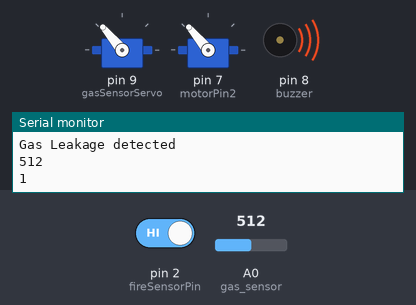
Bench run of a sketch on a simulated Arduino Uno, built with avr-gcc and run on an emulated ATmega328P. Shown: 2 × servo, buzzer (waves = sounding, pin HIGH), the last lines printed to the serial monitor. Inputs (shaded band) come from the test bench; at power-on: A0 (gas_sensor) = 512, pin 2 (fireSensorPin) HIGH.

Above: at 1.2 s.
1.3 s: A0 (gas_sensor) set to 414
2.8 s: A0 (gas_sensor) set to 392
At 3.4 s:
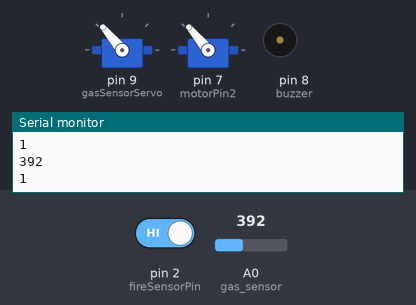
4.5 s: pin 2 (fireSensorPin) driven LOW
At 5.7 s:
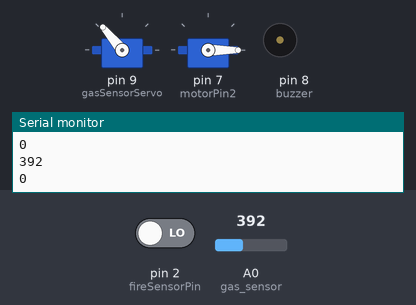
6.0 s: A0 (gas_sensor) set to 410
At 7.0 s:
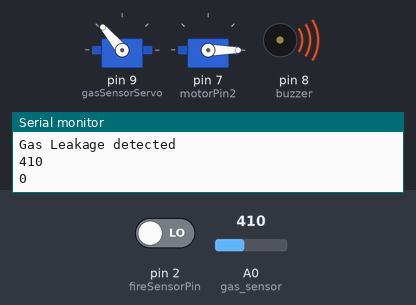
7.5 s: A0 (gas_sensor) set to 390
At 8.2 s:
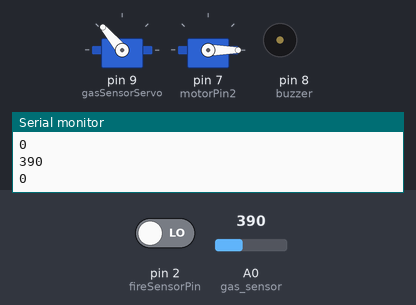
9.0 s: A0 (gas_sensor) set to 511
At 9.5 s:
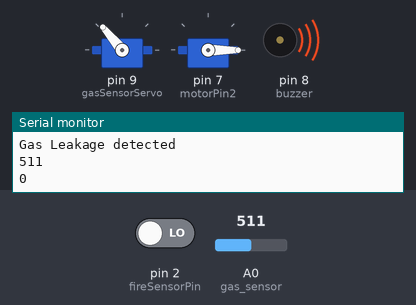
Timing chart, 0 to 11.5 s (numbered marks = the images above; inputs shaded):
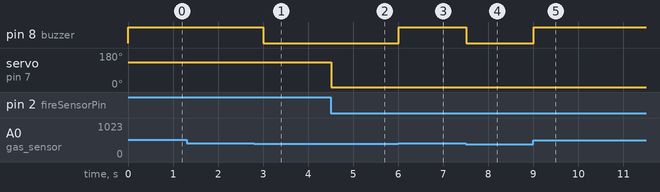

Measured:
- the behaviour switches between 401 and 400 on A0 (gas_sensor) (found by bisection; images 0 and 1)
- after the input at 2.8 s, pin 8 (buzzer): HIGH → LOW after 0.21 s
- after the input at 4.5 s, servo on pin 7 (motorPin2): 130° → 0° at once
- after the input at 6.0 s, pin 8 (buzzer): LOW → HIGH at once
- after the input at 7.5 s, pin 8 (buzzer): HIGH → LOW at once
- after the input at 9.0 s, pin 8 (buzzer): LOW → HIGH at once

The sketch:

sketch_nov24b_copy_20231124152122.ino
```cpp
#include <Servo.h>

#define gas_sensor      A0
#define buzzer          8
#define fireSensorPin   2
#define motorPin1       9
#define motorPin2       7

int sensorPin = A0;
int sensorThreshold = 400;
int sensor_value;
Servo gasSensorServo;
Servo fireSensorServo;

void setup() {
  Serial.begin(9600);


  pinMode(sensorPin, INPUT);
  pinMode(buzzer, OUTPUT);

  gasSensorServo.attach(9);  // Servo for gas sensor
  gasSensorServo.write(2);

  fireSensorServo.attach(7); // Servo for fire sensor
  fireSensorServo.write(0);
}

void loop() {
  // Gas Sensor
  if (analogRead(sensorPin) > sensorThreshold) {
    Serial.println("Gas Leakage detected");
  }

  sensor_value = analogRead(gas_sensor);
  Serial.println(sensor_value);

  if (sensor_value > 400) {
    digitalWrite(buzzer, HIGH);
    gasSensorServo.write(130);
  } else {
    digitalWrite(buzzer, LOW);
    //gasSensorServo.write(5);
  }

  // Fire Sensor
  int fireValue = digitalRead(fireSensorPin);
  Serial.println(fireValue);

  if (fireValue == 0) {  // Fire is detected
    //digitalWrite(buzzer, HIGH);
   digitalWrite(motorPin2, LOW);
   fireSensorServo.write(0);
  }
  else {

    //digitalWrite(buzzer, LOW);
    digitalWrite(motorPin2, HIGH);
    //analogWrite(motorPin2, 0);
    fireSensorServo.write(130);  // You need to specify the angle for the fire sensor servo
  }
    delay(500);
}
```
